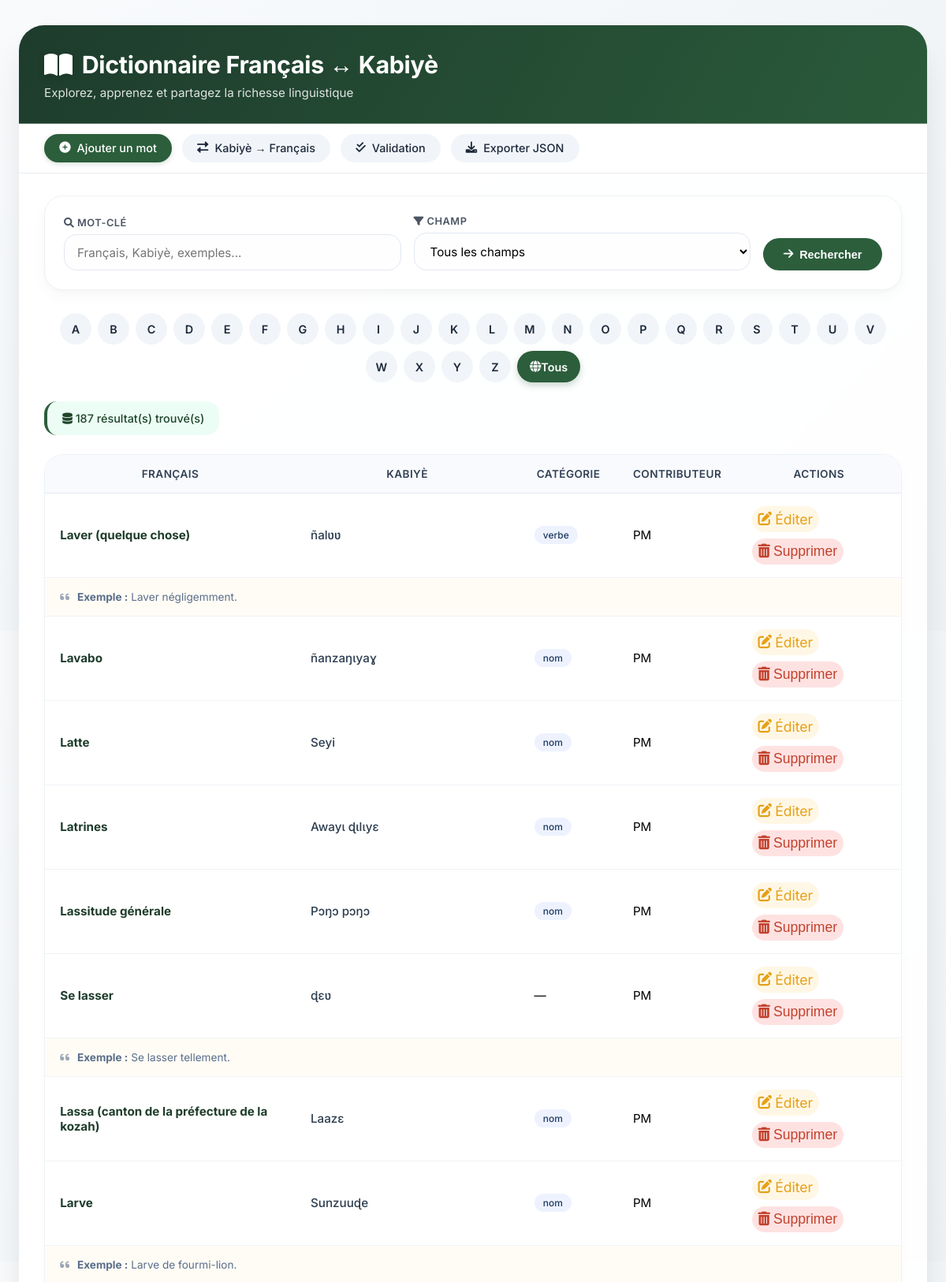
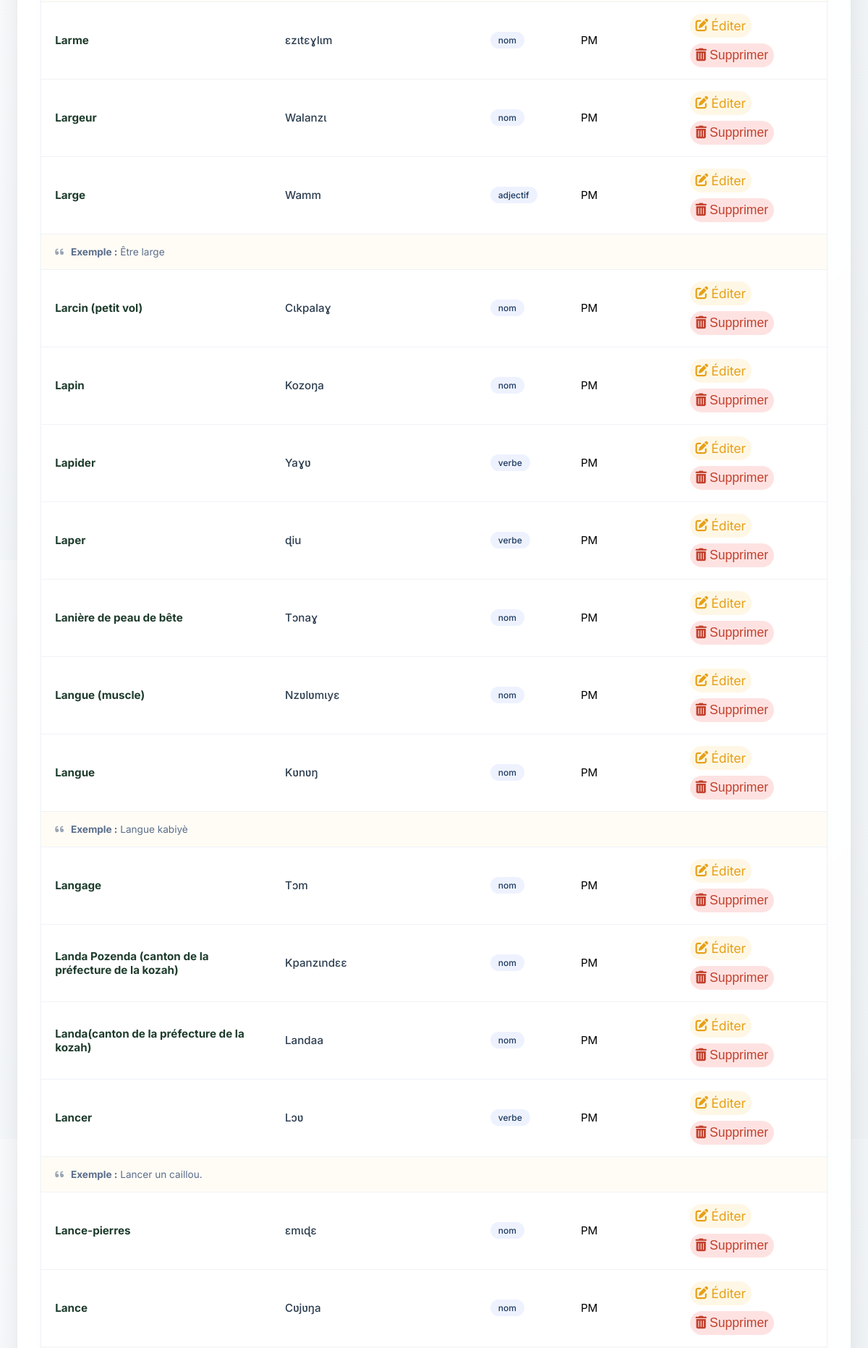
The page /francais/mots_francais (upper part) on the database its author committed (2 pictures, top to bottom).
### database.py (models this page shows)
class MotFrancais(Base):
    __tablename__ = 'mots_francais'
    id = Column(Integer, primary_key=True)
    mot_francais = Column(String(255), nullable=False)
    variantes_orthographiques = Column(Text)  # JSON list
    traduction_kabye = Column(String(500), nullable=False)
    sens_multiple = Column(Text)  # JSON list
    synonymes = Column(Text)  # JSON list
    antonymes = Column(Text)  # JSON list
    categorie_grammaticale = Column(String(100))
    sous_categorie = Column(String(100))
    exemple_usage = Column(Text)
    traduction_exemple = Column(Text)
    expressions_associees = Column(Text)  # JSON list
    notes_usage = Column(Text)
    image_url = Column(Text)
    verifie_par = Column(String(100))
    date_ajout = Column(DateTime, default=datetime.now)
    date_modification = Column(DateTime, default=datetime.now, onupdate=datetime.now)
    statut_validation = Column(String(50), default='en_attente')
    notes_validation = Column(Text)
    date_validation = Column(DateTime)
    __table_args__ = (
        Index('idx_francais_statut_validation', 'statut_validation'),
        Index('idx_francais_verifie_par', 'verifie_par'),
        Index('idx_mot_francais', 'mot_francais'),
    )

### routes/francais.py (the view, shortened to what this page needs)
@francais_bp.route('/mots_francais')
def liste_mots_francais():
    from database import MotFrancais
    session = get_session()
    try:
        terme_recherche = request.args.get('q', '').strip().lower()
        champ_recherche = request.args.get('champ', 'tous')
        initiale = request.args.get('initiale', '').upper()
        query = session.query(MotFrancais)
        if initiale and len(initiale) == 1:
            query = query.filter(MotFrancais.mot_francais.startswith(initiale))
        mots = query.order_by(MotFrancais.date_modification.desc()).all()
        mots_affichage = []
        for mot in mots:
            mots_affichage.append({
                'id': mot.id,
                'mot_francais': mot.mot_francais,
                'traduction_kabye': mot.traduction_kabye,
                'exemple_usage': mot.exemple_usage,
                'verifie_par': mot.verifie_par,
                'categorie_grammaticale': mot.categorie_grammaticale,
                'date_modification': mot.date_modification.strftime("%Y-%m-%d %H:%M:%S") if mot.date_modification else '',
                'image_url': mot.image_url
            })
        return render_template('liste_mots_francais.html',
                             mots=mots_affichage,
                             terme_recherche=terme_recherche,
                             nombre_resultats=len(mots_affichage),
                             champ_recherche=champ_recherche,
                             initiale_recherche=initiale)
    finally:
        session.close()

### database.py (called while the page is built)
def get_database_url():
    if 'DATABASE_URL' in os.environ:
        return os.environ['DATABASE_URL']
    return 'sqlite:///dictionnaire.db'

def init_db():
    engine = create_engine(get_database_url())
    Base.metadata.create_all(engine)
    return engine

def get_session():
    engine = init_db()
    Session = sessionmaker(bind=engine)
    return Session()

### templates/liste_mots_francais.html (shortened to what this page needs)
<!DOCTYPE html>
<html lang="fr">
<head>
    <link rel="stylesheet" href="https://cdnjs.cloudflare.com/ajax/libs/font-awesome/6.0.0-beta3/css/all.min.css">
</head>
<body>
<div class="glass-container">
    <div class="hero-section">
        <h1>
            <i class="fas fa-book-open"></i>
            Dictionnaire Français ↔ Kabiyè
        </h1>
        <div class="hero-sub">Explorez, apprenez et partagez la richesse linguistique</div>
    </div>
    <div class="nav-modern">
        <a href="/francais" class="nav-link primary"><i class="fas fa-plus-circle"></i> Ajouter un mot</a>
        <a href="/" class="nav-link"><i class="fas fa-exchange-alt"></i> Kabiyè → Français</a>
        <a href="/validation-fr" class="nav-link"><i class="fas fa-check-double"></i> Validation</a>
        <a href="/francais/telecharger_json_francais" class="nav-link"><i class="fas fa-download"></i> Exporter JSON</a>
    </div>
    <div class="search-card">
        <form method="GET" action="/francais/mots_francais" class="search-grid">
            <div class="search-field">
                <label><i class="fas fa-search"></i> Mot-clé</label>
                <input type="text" name="q" value="{{ terme_recherche }}" placeholder="Français, Kabiyè, exemples...">
            </div>
            <div class="search-field">
                <label><i class="fas fa-filter"></i> Champ</label>
                <select name="champ">
                    <option value="tous" {% if champ_recherche == 'tous' %}selected{% endif %}>Tous les champs</option>
                </select>
            </div>
            <div>
                <button type="submit" class="btn-search"><i class="fas fa-arrow-right"></i> Rechercher</button>
            </div>
        </form>
    </div>
    <div class="alphabet-strip">
        {% for lettre in 'ABCDEFGHIJKLMNOPQRSTUVWXYZ' %}
        <a href="/francais/mots_francais?initiale={{ lettre }}{% if terme_recherche %}&q={{ terme_recherche }}{% endif %}"
           class="alpha-badge {% if initiale_recherche == lettre %}active{% endif %}">
            {{ lettre }}
        </a>
        {% endfor %}
        <a href="/francais/mots_francais" class="alpha-badge alpha-all {% if not initiale_recherche %}active{% endif %}">
            <i class="fas fa-globe"></i> Tous
        </a>
    </div>
    <div class="stats-modern">
        <i class="fas fa-database"></i> {{ nombre_resultats }} résultat(s) trouvé(s)
    </div>
    {% if mots %}
    <div class="table-wrapper">
        <table class="word-table">
            <thead>
                 <tr>
                    <th>Français</th>
                    <th>Kabiyè</th>
                    <th>Catégorie</th>
                    <th>Contributeur</th>
                    <th>Actions</th>
                 </tr>
            </thead>
            <tbody>
                {% for mot in mots %}
                <tr onclick="ouvrirModal({{ mot.id }})" style="cursor:pointer;" class="main-row">
                    <td class="mot-fr">{{ mot.mot_francais }}</td>
                    <td class="traduction-kb">{{ mot.traduction_kabye }}</td>
                    <td>{% if mot.categorie_grammaticale %}<span class="categorie-badge">{{ mot.categorie_grammaticale }}</span>{% else %}—{% endif %}</td>
                    <td>{{ mot.verifie_par or '—' }}</td>
                    <td onclick="event.stopPropagation();">
                        <div class="action-group">
                            <a href="/francais/editer_francais/{{ mot.id }}" class="edit-icon"><i class="fas fa-edit"></i> Éditer</a>
                            <button onclick="supprimerMot({{ mot.id }})" class="delete-icon"><i class="fas fa-trash-alt"></i> Supprimer</button>
                        </div>
                    </td>
                </tr>
                {% if mot.exemple_usage %}
                <tr class="example-row">
                    <td colspan="5">
                        <i class="fas fa-quote-left" style="opacity:0.6; margin-right:6px;"></i>
                        <strong>Exemple :</strong> {{ mot.exemple_usage[:120] }}{% if mot.exemple_usage|length > 120 %}...{% endif %}
                    </td>
                </tr>
                {% endif %}
                {% endfor %}
            </tbody>
        </table>
    </div>
    {% endif %}
</div>
</body>
</html>

### rows shown on the page
MotFrancais: mot_francais "Laver (quelque chose)", traduction_kabye "ñalʋʋ", categorie_grammaticale "verbe", verifie_par "PM", exemple_usage "Laver négligemment."
MotFrancais: mot_francais "Lavabo", traduction_kabye "ñanzaŋɩyaɣ", categorie_grammaticale "nom", verifie_par "PM"
MotFrancais: mot_francais "Latte", traduction_kabye "Seyi", categorie_grammaticale "nom", verifie_par "PM"
MotFrancais: mot_francais "Latrines", traduction_kabye "Awayɩ ɖɩlɩyɛ", categorie_grammaticale "nom", verifie_par "PM"
MotFrancais: mot_francais "Lassitude générale", traduction_kabye "Pɔŋɔ pɔŋɔ", categorie_grammaticale "nom", verifie_par "PM"
MotFrancais: mot_francais "Se lasser", traduction_kabye "ɖɛʋ", verifie_par "PM", exemple_usage "Se lasser tellement."
MotFrancais: mot_francais "Lassa (canton de la préfecture de la kozah)", traduction_kabye "Laazɛ", categorie_grammaticale "nom", verifie_par "PM"
MotFrancais: mot_francais "Larve", traduction_kabye "Sunzuuɖe", categorie_grammaticale "nom", verifie_par "PM", exemple_usage "Larve de fourmi-lion."
MotFrancais: mot_francais "Larme", traduction_kabye "ɛzɩtɛɣlɩm", categorie_grammaticale "nom", verifie_par "PM"
MotFrancais: mot_francais "Largeur", traduction_kabye "Walanzɩ", categorie_grammaticale "nom", verifie_par "PM"
MotFrancais: mot_francais "Large", traduction_kabye "Wamm", categorie_grammaticale "adjectif", verifie_par "PM", exemple_usage "Être large"
MotFrancais: mot_francais "Larcin (petit vol)", traduction_kabye "Cɩkpalaɣ", categorie_grammaticale "nom", verifie_par "PM"
MotFrancais: mot_francais "Lapin", traduction_kabye "Kozoŋa", categorie_grammaticale "nom", verifie_par "PM"
MotFrancais: mot_francais "Lapider", traduction_kabye "Yaɣʋ", categorie_grammaticale "verbe", verifie_par "PM"
MotFrancais: mot_francais "Laper", traduction_kabye "ɖiu", categorie_grammaticale "verbe", verifie_par "PM"
MotFrancais: mot_francais "Lanière de peau de bête", traduction_kabye "Tɔnaɣ", categorie_grammaticale "nom", verifie_par "PM"
MotFrancais: mot_francais "Langue (muscle)", traduction_kabye "Nzʋlʋmɩyɛ", categorie_grammaticale "nom", verifie_par "PM"
MotFrancais: mot_francais "Langue", traduction_kabye "Kʋnʋŋ", categorie_grammaticale "nom", verifie_par "PM", exemple_usage "Langue kabiyè"
MotFrancais: mot_francais "Langage", traduction_kabye "Tɔm", categorie_grammaticale "nom", verifie_par "PM"
MotFrancais: mot_francais "Landa Pozenda (canton de la préfecture de la kozah)", traduction_kabye "Kpanzɩndɛɛ", categorie_grammaticale "nom", verifie_par "PM"
MotFrancais: mot_francais "Landa(canton de la préfecture de la kozah)", traduction_kabye "Landaa", categorie_grammaticale "nom", verifie_par "PM"
MotFrancais: mot_francais "Lancer", traduction_kabye "Lɔʋ", categorie_grammaticale "verbe", verifie_par "PM", exemple_usage "Lancer un caillou."
MotFrancais: mot_francais "Lance-pierres", traduction_kabye "ɛmɩɖɛ", categorie_grammaticale "nom", verifie_par "PM"
MotFrancais: mot_francais "Lance", traduction_kabye "Cʋjʋŋa", categorie_grammaticale "nom", verifie_par "PM"

### other values the page prints
{{ lettre }} "A" "B" "C" "D" "E" "F" "G" "H" "I" "J" "K" "L" "M" "N" "O" "P" "Q" "R" "S" "T" "U" "V" "W" "X" "Y" "Z"
{{ nombre_resultats }} "187"
